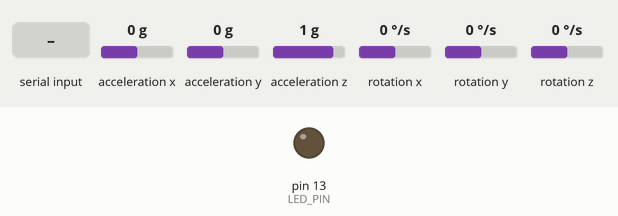
This sketch was run on a simulated Arduino Uno, built with avr-gcc and run on an emulated ATmega328P. Parts: output pins drawn as LEDs (lit = HIGH). The test bench sets the inputs (shaded band); at power-on: acceleration x 0 g, acceleration y 0 g, acceleration z 1 g, rotation x 0 °/s, rotation y 0 °/s, rotation z 0 °/s. What the sketch prints to the serial monitor is not drawn.

Above: at 1.0 s.
1.1 s: "1" received over Serial
At 1.68 s:
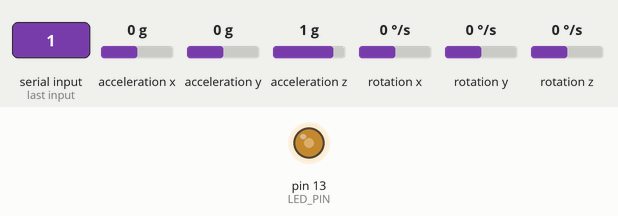
Timing chart, 0 to 10.1 s (numbered marks = the images above; inputs shaded):
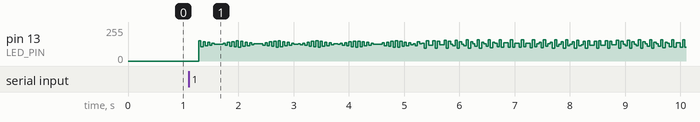

The sketch:

twerk2Player.ino
```cpp
// I2C device class (I2Cdev) demonstration Arduino sketch for MPU6050 class
// 10/7/2011 by Jeff Rowberg <jeff@rowberg.net>
// Updates should (hopefully) always be available at https://github.com/jrowberg/i2cdevlib
//
// Changelog:
//      2013-05-08 - added multiple output formats
//                 - added seamless Fastwire support
//      2011-10-07 - initial release

/* ============================================
I2Cdev device library code is placed under the MIT license
Copyright (c) 2011 Jeff Rowberg

Permission is hereby granted, free of charge, to any person obtaining a copy
of this software and associated documentation files (the "Software"), to deal
in the Software without restriction, including without limitation the rights
to use, copy, modify, merge, publish, distribute, sublicense, and/or sell
copies of the Software, and to permit persons to whom the Software is
furnished to do so, subject to the following conditions:

The above copyright notice and this permission notice shall be included in
all copies or substantial portions of the Software.

THE SOFTWARE IS PROVIDED "AS IS", WITHOUT WARRANTY OF ANY KIND, EXPRESS OR
IMPLIED, INCLUDING BUT NOT LIMITED TO THE WARRANTIES OF MERCHANTABILITY,
FITNESS FOR A PARTICULAR PURPOSE AND NONINFRINGEMENT. IN NO EVENT SHALL THE
AUTHORS OR COPYRIGHT HOLDERS BE LIABLE FOR ANY CLAIM, DAMAGES OR OTHER
LIABILITY, WHETHER IN AN ACTION OF CONTRACT, TORT OR OTHERWISE, ARISING FROM,
OUT OF OR IN CONNECTION WITH THE SOFTWARE OR THE USE OR OTHER DEALINGS IN
THE SOFTWARE.
===============================================
*/

// I2Cdev and MPU6050 must be installed as libraries, or else the .cpp/.h files
// for both classes must be in the include path of your project
#include "I2Cdev.h"
#include "MPU6050.h"

// Arduino Wire library is required if I2Cdev I2CDEV_ARDUINO_WIRE implementation
// is used in I2Cdev.h
#if I2CDEV_IMPLEMENTATION == I2CDEV_ARDUINO_WIRE
    #include "Wire.h"
#endif

// class default I2C address is 0x68
// specific I2C addresses may be passed as a parameter here
// AD0 low = 0x68 (default for InvenSense evaluation board)
// AD0 high = 0x69
MPU6050 accelgyro1;
MPU6050 accelgyro(0x69); // <-- use for AD0 high

int16_t ax, ay, az;
int16_t gx, gy, gz;
int16_t gx1, gy1, gz1;


// uncomment "OUTPUT_READABLE_ACCELGYRO" if you want to see a tab-separated
// list of the accel X/Y/Z and then gyro X/Y/Z values in decimal. Easy to read,
// not so easy to parse, and slow(er) over UART.
#define OUTPUT_READABLE_ACCELGYRO

// uncomment "OUTPUT_BINARY_ACCELGYRO" to send all 6 axes of data as 16-bit
// binary, one right after the other. This is very fast (as fast as possible
// without compression or data loss), and easy to parse, but impossible to read
// for a human.
//#define OUTPUT_BINARY_ACCELGYRO


#define LED_PIN 13
bool blinkState = false;


//BASELINE!!!

int baseline = 0;
int baseline2 = 0;
int timer = 0;

//SMOOTHING
const int numReadings = 50;

//FOR GYRO 1
int readings[numReadings];      // the readings from the analog input
int readIndex = 0;              // the index of the current reading
int total = 0;                  // the running total
int average = 0;                // the average

//FOR GYRO2
int readings2[numReadings];      // the readings from the analog input
int readIndex2 = 0;              // the index of the current reading
int total2 = 0;                  // the running total
int average2 = 0;                // the average

int mapping =0;

float score = 0;
float score2 =0;

int processingStart;
int inByte = 0;         // incoming serial byte


void setup() {
    // join I2C bus (I2Cdev library doesn't do this automatically)
    #if I2CDEV_IMPLEMENTATION == I2CDEV_ARDUINO_WIRE
        Wire.begin();
        TWBR = 24; // 400kHz I2C clock (200kHz if CPU is 8MHz)
    #elif I2CDEV_IMPLEMENTATION == I2CDEV_BUILTIN_FASTWIRE
        Fastwire::setup(400, true);
    #endif

    // initialize serial communication
    // (38400 chosen because it works as well at 8MHz as it does at 16MHz, but
    // it's really up to you depending on your project)
    Serial.begin(9600);

    // initialize device
   // Serial.println("Initializing I2C devices...");
    accelgyro.initialize();
    accelgyro1.initialize();

    // verify connection
//    Serial.println("Testing device connections...");
//    Serial.println(accelgyro.testConnection() ? "MPU6050 connection successful" : "MPU6050 connection failed");
//    Serial.println(accelgyro1.testConnection() ? "MPU6050 connection successful" : "MPU6050 connection failed");

    // use the code below to change accel/gyro offset values
    /*
    Serial.println("Updating internal sensor offsets...");
    // -76	-2359	1688	0	0	0
    Serial.print(accelgyro.getXAccelOffset()); Serial.print("\t"); // -76
    Serial.print(accelgyro.getYAccelOffset()); Serial.print("\t"); // -2359
    Serial.print(accelgyro.getZAccelOffset()); Serial.print("\t"); // 1688
    Serial.print(accelgyro.getXGyroOffset()); Serial.print("\t"); // 0
    Serial.print(accelgyro.getYGyroOffset()); Serial.print("\t"); // 0
    Serial.print(accelgyro.getZGyroOffset()); Serial.print("\t"); // 0
    Serial.print("\n");
    accelgyro.setXGyroOffset(220);
    accelgyro.setYGyroOffset(76);
    accelgyro.setZGyroOffset(-85);
    Serial.print(accelgyro.getXAccelOffset()); Serial.print("\t"); // -76
    Serial.print(accelgyro.getYAccelOffset()); Serial.print("\t"); // -2359
    Serial.print(accelgyro.getZAccelOffset()); Serial.print("\t"); // 1688
    Serial.print(accelgyro.getXGyroOffset()); Serial.print("\t"); // 0
    Serial.print(accelgyro.getYGyroOffset()); Serial.print("\t"); // 0
    Serial.print(accelgyro.getZGyroOffset()); Serial.print("\t"); // 0
    Serial.print("\n");
    */

    // configure Arduino LED for
    pinMode(LED_PIN, OUTPUT);

    for (int thisReading = 0; thisReading < numReadings; thisReading++) {
    readings[thisReading] = 0;
     }

    score = 0;

    for (int thisReading2 = 0; thisReading2 < numReadings; thisReading2++) {
    readings2[thisReading2] = 0;
     }

    score2 = 0;

    timer =0;

//    processingStart = serialRead;

    while (!Serial) {
      ; // wait for serial port to connect. Needed for native USB port only
    }

  establishContact();  // send a byte to establish contact until receiver responds

}

void loop() {
    // read raw accel/gyro measurements from device
    accelgyro.getMotion6(&ax, &ay, &az, &gx, &gy, &gz);
    accelgyro1.getMotion6(&ax, &ay, &az, &gx1, &gy1, &gz1);

    // these methods (and a few others) are also available
    //accelgyro.getAcceleration(&ax, &ay, &az);
    //accelgyro.getRotation(&gx, &gy, &gz);

    #ifdef OUTPUT_READABLE_ACCELGYRO
        // display tab-separated accel/gyro x/y/z values
      //  Serial.print("FIRST GYRO");
       // Serial.print(ax); Serial.print("\t");
       // Serial.print(ay); Serial.print("\t");
       // Serial.print(az); Serial.print("\t");
      //  Serial.print(gx); Serial.print("\t");
      //  Serial.print(gy); Serial.print("\t");
       // Serial.println(gz);

      //  Serial.print("SECOND GYRO");
      //  Serial.print(gx1); Serial.print("\t");
      //  Serial.print(gy1); Serial.print("\t");
      //  Serial.println(gz1);


//FOR GYRO ONE
        // subtract the last reading:
        total = total - readings[readIndex];
        // read from the sensor:
        readings[readIndex] = (gz);
        // add the reading to the total:
        total = total + readings[readIndex];
        // advance to the next position in the array:
        readIndex = readIndex + 1;

        // if we're at the end of the array...
        if (readIndex >= numReadings) {
        // ...wrap around to the beginning:
          readIndex = 0;
          }

        // calculate the average:
        average = total / numReadings;


//FOR GYRO TWO
 // subtract the last reading:
        total2 = total2 - readings2[readIndex2];
        // read from the sensor:
        readings2[readIndex2] = (gz1);
        // add the reading to the total:
        total2 = total2 + readings2[readIndex2];
        // advance to the next position in the array:
        readIndex2 = readIndex2 + 1;

        // if we're at the end of the array...
        if (readIndex2 >= numReadings) {
        // ...wrap around to the beginning:
          readIndex2 = 0;
          }

        // calculate the average:
        average2 = total2 / numReadings;


     if (Serial.available() > 0) {
    // get incoming byte:
    inByte = Serial.read();

     }

    if (inByte != '0')
         { // If 1 was received
          timer ++;
         }

//      if (Serial.available())
//        { // If data is available to read,
//          processingStart = Serial.read();
//          timer++;
//          }

//       if (processingStart == '1')
//         { // If 1 was received
//          timer ++;
//         }

//     //WHEN GET DATA FROM PROCESSING THEN START THE TIMER!
//        if (processingStart == 1){
//        timer ++;
//        }

        timer ++;

       if(timer == 1000){
        baseline = average;
        //Serial.print("BASELINE*************FOR PLAYER ONE");
        //Serial.println(average);

        baseline2 = average2;
       // Serial.print("BASELINE**********FOR PLAYER TWO");
       // Serial.println(average2);
        }

      if(timer > 1000){
        getScore();
        getScore2();
        }

     // Serial.print("time");
     // Serial.println(timer);


//PRINT OUT VALUES FOR EACH PLAYER!

       // Serial.print(average);
       // Serial.print("\t");
       // Serial.println(average2);
       // Serial.println("  ");


    #endif

//    #ifdef OUTPUT_BINARY_ACCELGYRO
//      //  Serial.write((uint8_t)(ax >> 8)); Serial.write((uint8_t)(ax & 0xFF));
//      //  Serial.write((uint8_t)(ay >> 8)); Serial.write((uint8_t)(ay & 0xFF));
//      //  Serial.write((uint8_t)(az >> 8)); Serial.write((uint8_t)(az & 0xFF));
//        Serial.write((uint8_t)(gx >> 8)); Serial.write((uint8_t)(gx & 0xFF));
//        Serial.write((uint8_t)(gy >> 8)); Serial.write((uint8_t)(gy & 0xFF));
//        Serial.write((uint8_t)(gz >> 8)); Serial.write((uint8_t)(gz & 0xFF));
//    #endif

    // blink LED to indicate activity
    blinkState = !blinkState;
    digitalWrite(LED_PIN, blinkState);


}


//FOR PLAYER ONE
void getScore(){
   int change = average-baseline;

//  if (change >10 && change < 15){
//    score = score +.1;
//    }
   if (change <= 20 && change >= 15){
    score = score +.2;
    }
   else if (change <= 30 && change >= 20){
    score = score +.3;
    }
   else if (change <= 40 && change >= 30){
    score = score +.4;
    }
    else if (change <= 50 && change >= 40){
    score = score +.5;
    }
    else if (change <= 60 && change >= 50){
    score = score +.6;
    }
    else if (change <= 70 && change >= 60){
    score = score +.7;
    }
    else if (change <= 80 && change >= 70){
    score = score +.8;
    }
    else if (change <= 90 && change >= 80){
    score = score +.9;
    }
    else if (change > 100){
    score = score +1;
    }

  //COMMA FOR PLAYER ONE INFO, STARS FOR PLAYER TWO
  //Serial.print("PLAYER ONE");
  Serial.println(score);
  //Serial.print(",");


  }

//FOR PLAYER TWO
  void getScore2(){
   int change2 = average2-baseline2;

//  if (change2 >10 && change2 < 15){
//    score2 = score2 +.1;
//    }
   if (change2 <= 20 && change2 >= 15){
    score2 = score2 +.2;
    }
   else if (change2 <= 30 && change2 >= 20){
    score2 = score2 +.3;
    }
   else if (change2 <= 40 && change2 >= 30){
    score2 = score2 +.4;
    }
    else if (change2 <= 50 && change2 >= 40){
    score2 = score2 +.5;
    }
    else if (change2 <= 60 && change2 >= 50){
    score2 = score2 +.6;
    }
    else if (change2 <= 70 && change2 >= 60){
    score2 = score2 +.7;
    }
    else if (change2 <= 80 && change2 >= 70){
    score2 = score2 +.8;
    }
    else if (change2 <= 90 && change2 >= 80){
    score2 = score2 +.9;
    }
    else if (change2 > 100){
    score2 = score2 +1;
    }

   // Serial.print("\t");
    //Serial.print("PLAYER TWO");

   Serial.println(score2);
   // Serial.println(",");

  }


  void establishContact() {
  while (Serial.available() <= 0) {
    Serial.print('A');   // send a capital A
    delay(300);
  }
}
```
